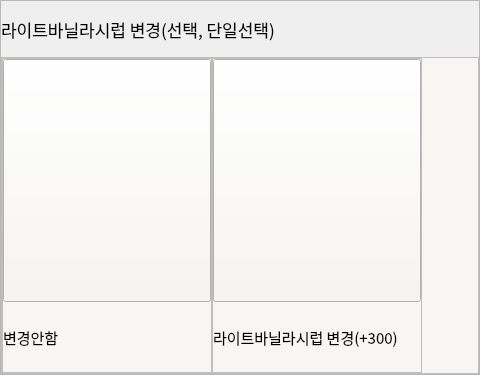
                 <widget class="QFrame" name="option_frame_6">
                  <property name="minimumSize">
                   <size>
                    <width>0</width>
                    <height>375</height>
                   </size>
                  </property>
                  <property name="maximumSize">
                   <size>
                    <width>23592958</width>
                    <height>375</height>
                   </size>
                  </property>
                  <property name="styleSheet">
                   <string notr="true"/>
                  </property>
                  <property name="frameShape">
                   <enum>QFrame::StyledPanel</enum>
                  </property>
                  <property name="frameShadow">
                   <enum>QFrame::Raised</enum>
                  </property>
                  <layout class="QVBoxLayout" name="verticalLayout_22">
                   <property name="spacing">
                    <number>0</number>
                   </property>
                   <property name="leftMargin">
                    <number>0</number>
                   </property>
                   <property name="topMargin">
                    <number>0</number>
                   </property>
                   <property name="rightMargin">
                    <number>0</number>
                   </property>
                   <property name="bottomMargin">
                    <number>0</number>
                   </property>
                   <item>
                    <widget class="QLabel" name="option_6_title">
                     <property name="minimumSize">
                      <size>
                       <width>0</width>
                       <height>0</height>
                      </size>
                     </property>
                     <property name="maximumSize">
                      <size>
                       <width>23592958</width>
                       <height>56</height>
                      </size>
                     </property>
                     <property name="font">
                      <font>
                       <family>Pretendard Medium</family>
                       <pointsize>13</pointsize>
                      </font>
                     </property>
                     <property name="text">
                      <string>라이트바닐라시럽 변경(선택, 단일선택)</string>
                     </property>
                    </widget>
                   </item>
                   <item>
                    <widget class="QFrame" name="frame_20">
                     <property name="styleSheet">
                      <string notr="true">background-color: rgb(247, 246, 243);</string>
                     </property>
                     <property name="frameShape">
                      <enum>QFrame::StyledPanel</enum>
                     </property>
                     <property name="frameShadow">
                      <enum>QFrame::Raised</enum>
                     </property>
                     <layout class="QHBoxLayout" name="horizontalLayout_9">
                      <property name="spacing">
                       <number>0</number>
                      </property>
                      <property name="leftMargin">
                       <number>0</number>
                      </property>
                      <property name="topMargin">
                       <number>0</number>
                      </property>
                      <property name="rightMargin">
                       <number>0</number>
                      </property>
                      <property name="bottomMargin">
                       <number>0</number>
                      </property>
                      <item>
                       <widget class="QFrame" name="frame_21">
                        <property name="minimumSize">
                         <size>
                          <width>210</width>
                          <height>0</height>
                         </size>
                        </property>
                        <property name="frameShape">
                         <enum>QFrame::StyledPanel</enum>
                        </property>
                        <property name="frameShadow">
                         <enum>QFrame::Raised</enum>
                        </property>
                        <layout class="QVBoxLayout" name="verticalLayout_23">
                         <property name="spacing">
                          <number>0</number>
                         </property>
                         <property name="leftMargin">
                          <number>0</number>
                         </property>
                         <property name="topMargin">
                          <number>0</number>
                         </property>
                         <property name="rightMargin">
                          <number>0</number>
                         </property>
                         <property name="bottomMargin">
                          <number>0</number>
                         </property>
                         <item>
                          <widget class="QPushButton" name="no_choice_light_vanlia_changed">
                           <property name="minimumSize">
                            <size>
                             <width>0</width>
                             <height>243</height>
                            </size>
                           </property>
                           <property name="cursor">
                            <cursorShape>OpenHandCursor</cursorShape>
                           </property>
                           <property name="text">
                            <string/>
                           </property>
                           <property name="icon">
                            <iconset>
                             <normaloff>../img/qt자료/forbidden_gray.png</normaloff>../img/qt자료/forbidden_gray.png</iconset>
                           </property>
                           <property name="iconSize">
                            <size>
                             <width>168</width>
                             <height>225</height>
                            </size>
                           </property>
                           <property name="checkable">
                            <bool>true</bool>
                           </property>
                          </widget>
                         </item>
                         <item>
                          <widget class="QLabel" name="option_6_label_1">
                           <property name="font">
                            <font>
                             <family>Pretendard Light</family>
                             <pointsize>11</pointsize>
                            </font>
                           </property>
                           <property name="text">
                            <string>변경안함</string>
                           </property>
                          </widget>
                         </item>
                        </layout>
                       </widget>
                      </item>
                      <item>
                       <widget class="QFrame" name="frame_22">
                        <property name="minimumSize">
                         <size>
                          <width>210</width>
                          <height>0</height>
                         </size>
                        </property>
                        <property name="frameShape">
                         <enum>QFrame::StyledPanel</enum>
                        </property>
                        <property name="frameShadow">
                         <enum>QFrame::Raised</enum>
                        </property>
                        <layout class="QVBoxLayout" name="verticalLayout_24">
                         <property name="spacing">
                          <number>0</number>
                         </property>
                         <property name="leftMargin">
                          <number>0</number>
                         </property>
                         <property name="topMargin">
                          <number>0</number>
                         </property>
                         <property name="rightMargin">
                          <number>0</number>
                         </property>
                         <property name="bottomMargin">
                          <number>0</number>
                         </property>
                         <item>
                          <widget class="QPushButton" name="light_vanilia_changed">
                           <property name="minimumSize">
                            <size>
                             <width>0</width>
                             <height>243</height>
                            </size>
                           </property>
                           <property name="cursor">
                            <cursorShape>OpenHandCursor</cursorShape>
                           </property>
                           <property name="text">
                            <string/>
                           </property>
                           <property name="icon">
                            <iconset>
                             <normaloff>../img/option_img/simple-syrup-2.jpg</normaloff>../img/option_img/simple-syrup-2.jpg</iconset>
                           </property>
                           <property name="iconSize">
                            <size>
                             <width>168</width>
                             <height>225</height>
                            </size>
                           </property>
                           <property name="checkable">
                            <bool>true</bool>
                           </property>
                          </widget>
                         </item>
                         <item>
                          <widget class="QLabel" name="option_6_label_2">
                           <property name="font">
                            <font>
                             <family>Pretendard Light</family>
                             <pointsize>11</pointsize>
                            </font>
                           </property>
                           <property name="text">
                            <string>라이트바닐라시럽 변경(+300)</string>
                           </property>
                          </widget>
                         </item>
                        </layout>
                       </widget>
                      </item>
                      <item>
                       <spacer name="horizontalSpacer_8">
                        <property name="orientation">
                         <enum>Qt::Horizontal</enum>
                        </property>
                        <property name="sizeHint" stdset="0">
                         <size>
                          <width>56</width>
                          <height>37</height>
                         </size>
                        </property>
                       </spacer>
                      </item>
                     </layout>
                    </widget>
                   </item>
                  </layout>
                 </widget>
